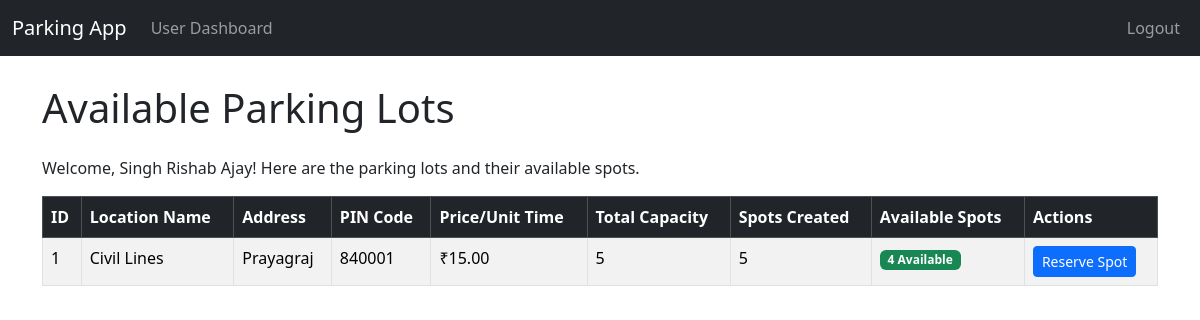
Before: /user/parking_lots (signed in) with the older database file.
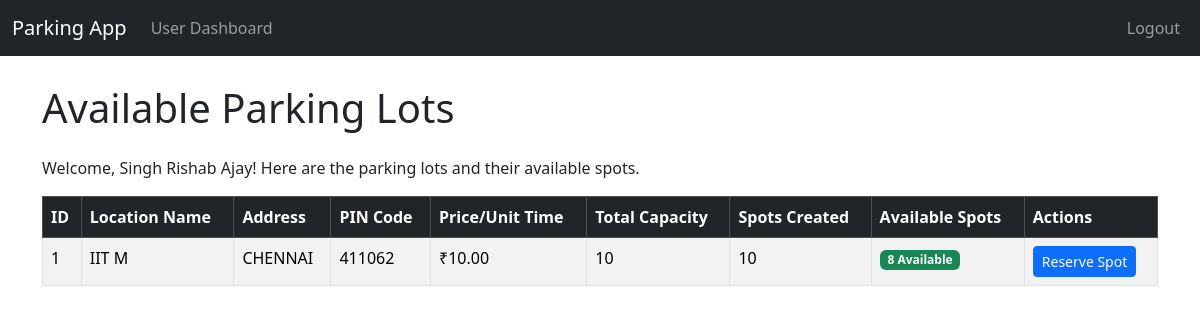
After: the same page with the newer database file.
### project_app/models.py (models this page shows, shortened)
class ParkingLot(db.Model):
    id = db.Column(db.Integer,primary_key=True)
    prime_location_name = db.Column(db.String(120),nullable=False,unique=True)
    price_per_unit_time = db.Column(db.Float,nullable=False)
    address = db.Column(db.String(200),nullable=False)
    pin_code = db.Column(db.String(10),nullable=False)
    maximum_number_of_spots = db.Column(db.Integer,nullable=False)
    spots = db.relationship('ParkingSpot',backref = 'parking_lot', lazy = True, cascade = 'all, delete-orphan')

### project_app/routes.py (the view)
@main.route('/user/parking_lots')
@login_required
def user_view_parking_lots():
    if isinstance(current_user,Admin):
        flash('Admin cannot access user dashboard directly.','danger')
        return redirect(url_for('main.admin_dashboard'))
    parking_lots = ParkingLot.query.all()
    parking_lot_data = []
    for lot in parking_lots:
        available_spots_count = ParkingSpot.query.filter_by(lot_id=lot.id, status='available').count()
        total_spots_created = len(lot.spots)
        parking_lot_data.append({
            'lot_id': lot.id,
            'prime_location_name': lot.prime_location_name,
            'address': lot.address,
            'pin_code': lot.pin_code,
            'price_per_unit_time': lot.price_per_unit_time,
            'total_capacity': lot.maximum_number_of_spots,
            'total_spots_created': total_spots_created,
            'available_spots': available_spots_count
        })
    return render_template('user_view_parking_lots.html', parking_lot_data=parking_lot_data)

### project_app/templates/user_view_parking_lots.html (shortened to what this page needs)
{% extends "base.html" %}
{% block content %}
    <h1 class="mb-4">Available Parking Lots</h1>
    <p>Welcome, {{current_user.fullname}}! Here are the parking lots and their available spots.</p>
    {% if parking_lot_data %}
        <div class="table-responsive">
            <table class="table table-striped table-bordered">
                <thead class="table-dark">
                    <tr>
                        <th>ID</th>
                        <th>Location Name</th>
                        <th>Address</th>
                        <th>PIN Code</th>
                        <th>Price/Unit Time</th>
                        <th>Total Capacity</th>
                        <th>Spots Created</th>
                        <th>Available Spots</th>
                        <th>Actions</th>
                    </tr>
                </thead>
                <tbody>
                    {% for lot in parking_lot_data %}
                        <tr>
                            <td>{{lot['lot_id']}}</td>
                            <td>{{lot['prime_location_name']}}</td>
                            <td>{{lot['address']}}</td>
                            <td>{{lot['pin_code']}}</td>
                            <td>₹{{"%.2f"|format(lot['price_per_unit_time']) }}</td>
                            <td>{{lot['total_capacity']}}</td>
                            <td>{{lot['total_spots_created']}}</td>
                            <td>
                                {% if lot['available_spots'] > 0 %}
                                    <span class="badge bg-success">{{lot['available_spots']}} Available</span>
                                {% else %}
                                    <span class="badge bg-danger">Full</span>
                                {% endif %}
                            </td>
                            <td>
                                {% if lot['available_spots'] > 0 %}
                                    <form action="{{ url_for('main.reserve_spot', lot_id=lot['lot_id']) }}" method="POST" style="display:inline;"  >
                                        <button type="submit" class="btn btn-sm btn-primary" >Reserve Spot </button>
                                    </form>
                                {% else %}
                                    <button class="btn btn-sm btn-secondary" disabled>No Spots</button>
                                {% endif %}
                            </td>
                        </tr>
                    {% endfor %}
                </tbody>
            </table>
        </div>
    {% else %}
        <p>No parking lots are currently available.</p>
    {% endif %}
{% endblock %}

Changed rows visible on the page:
changed ParkingLot id 1: prime_location_name "Civil Lines" → "IIT M"; address "Prayagraj" → "CHENNAI"; pin_code "840001" → "411062"; price_per_unit_time "15.00" → "10.00"; total_capacity "5" → "10"; total_spots_created "5" → "10"; available_spots "4" → "8"
